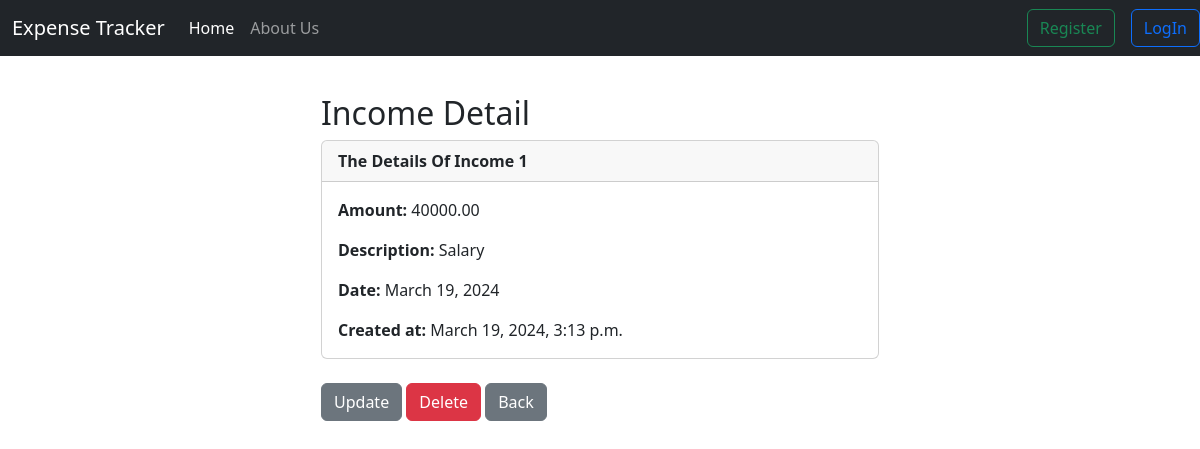
Page /incomeDetail/1 on the earlier database version.
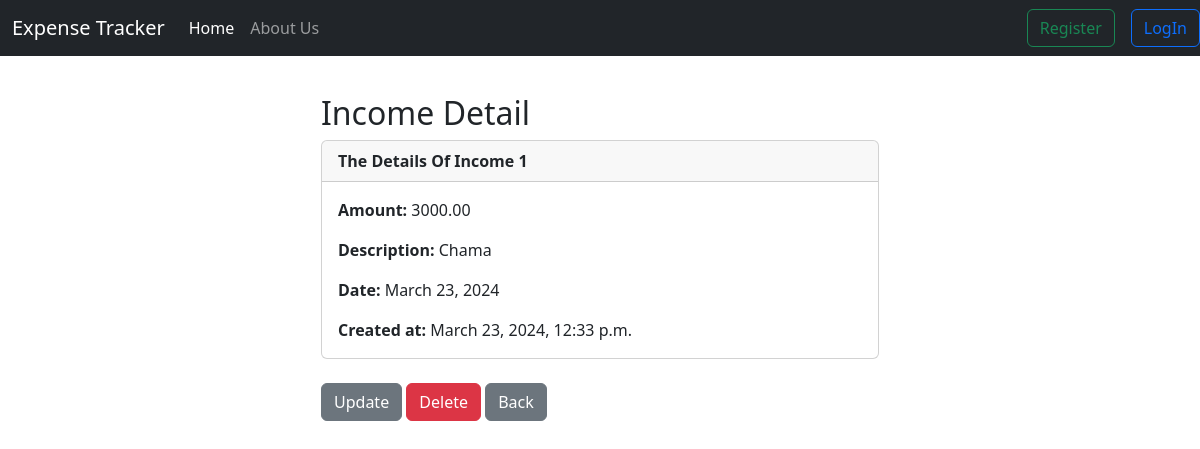
Same page on the later database version.
### website/models.py (models this page shows, shortened)
class Income(models.Model):
    id = models.AutoField(primary_key=True)
    created_at = models.DateTimeField(auto_now_add=True)
    user = models.ForeignKey(User, on_delete=models.CASCADE)
    amount = models.DecimalField(max_digits=10, decimal_places=2)
    date = models.DateField(auto_now_add=True)
    description = models.CharField(max_length=200)

### website/views.py (the view)
def income_detail(request, pk):
    incomeDetail = Income.objects.get(id=pk)
    return render(request, 'incomeDetail.html', {'incomeDetail': incomeDetail})

### website/templates/incomeDetail.html (shortened to what this page needs)
{% extends 'base.html' %} {% block content %}
<!DOCTYPE html>
<html lang="en">
  <head>
  </head>
  <body>
    <div class="col-md-6 offset-md-3">
      <h2>Income Detail</h2>
      <div class="card">
        <div class="card-header">
          <strong>The Details Of Income {{incomeDetail.id}}</strong>
        </div>
        <div class="card-body">
          <p class="card-text">
            <strong>Amount: </strong> {{incomeDetail.amount}}
          </p>
          <p class="card-text">
            <strong>Description: </strong>
            {{incomeDetail.description}}
          </p>
          <p class="card-text"><strong>Date: </strong>{{incomeDetail.date}}</p>
          <p class="card-text">
            <strong>Created at: </strong>{{incomeDetail.created_at}}
          </p>
        </div>
      </div>
      <br />
      <a href="#" class="btn btn-secondary">Update</a>
      <a href="{% url 'delete_income' incomeDetail.id %}" class="btn btn-danger"
        >Delete</a
      >
      <a href="{% url 'userProfile' %}" class="btn btn-secondary">Back</a>
    </div>
  </body>
</html>
{%endblock%}

### website/templates/base.html (shortened to what this page needs)
<!DOCTYPE html>
<html lang="en">
  <head>
    <link
      href="https://cdn.jsdelivr.net/npm/bootstrap@5.3.3/dist/css/bootstrap.min.css"
      rel="stylesheet"
    />
  </head>
  <body>
    {% include 'navbar.html' %}
    <div class="container">
      <br />
       {% block content %}{% endblock %}
    </div>
  </body>
</html>

### website/templates/navbar.html (shortened to what this page needs)
<!DOCTYPE html>
<html lang="en">
  <head>
  </head>
  <body>
    <nav class="navbar navbar-expand-lg navbar-dark bg-dark">
      <div class="container-fluid">
        <a class="navbar-brand" href="{%url 'home'%}">Expense Tracker</a>
        <div class="collapse navbar-collapse" id="navbarSupportedContent">
          <ul class="navbar-nav me-auto mb-2 mb-lg-0">
            <li class="nav-item">
              <a
                class="nav-link active"
                aria-current="page"
                href="{%url 'home'%}"
                >Home</a
              >
            </li>
            <li class="nav-item">
              <a class="nav-link" aria-current="page" href="{%url 'about'%}"
                >About Us</a
              >
            </li>
        </div>
      </div>
      <div class="d-flex justify-content-end">
        {%if user.is_authenticated%}
        <a
          href="{%url 'logout'%}"
          class="btn btn-outline-danger ms-auto btm-lg me-3"
        >
          Logout
        </a>
        {%else%}
        <a href="{%url 'register'%}">
          <button class="btn btn-outline-success ms-auto btm-lg me-3">
            Register
          </button></a
        ><a href="{%url 'loginUser'%}"
          ><button class="btn btn-outline-primary float-end btm-lg">
            LogIn
          </button></a
        >
        {%endif%}
      </div>
    </nav>
  </body>
</html>

### website/templates/base.html (style rules this page uses)
.container { padding-top: 50px; margin-top: 20px; }

### website/templates/navbar.html (style rules this page uses)
.navbar { position: fixed; top: 0; width: 100%; }

Differences in the rows shown:
changed Income id 1: amount "40000.00" → "3000.00"; description "Salary" → "Chama"; date "March 19, 2024" → "March 23, 2024"; created_at "March 19, 2024, 3:13 p.m." → "March 23, 2024, 12:33 p.m."
